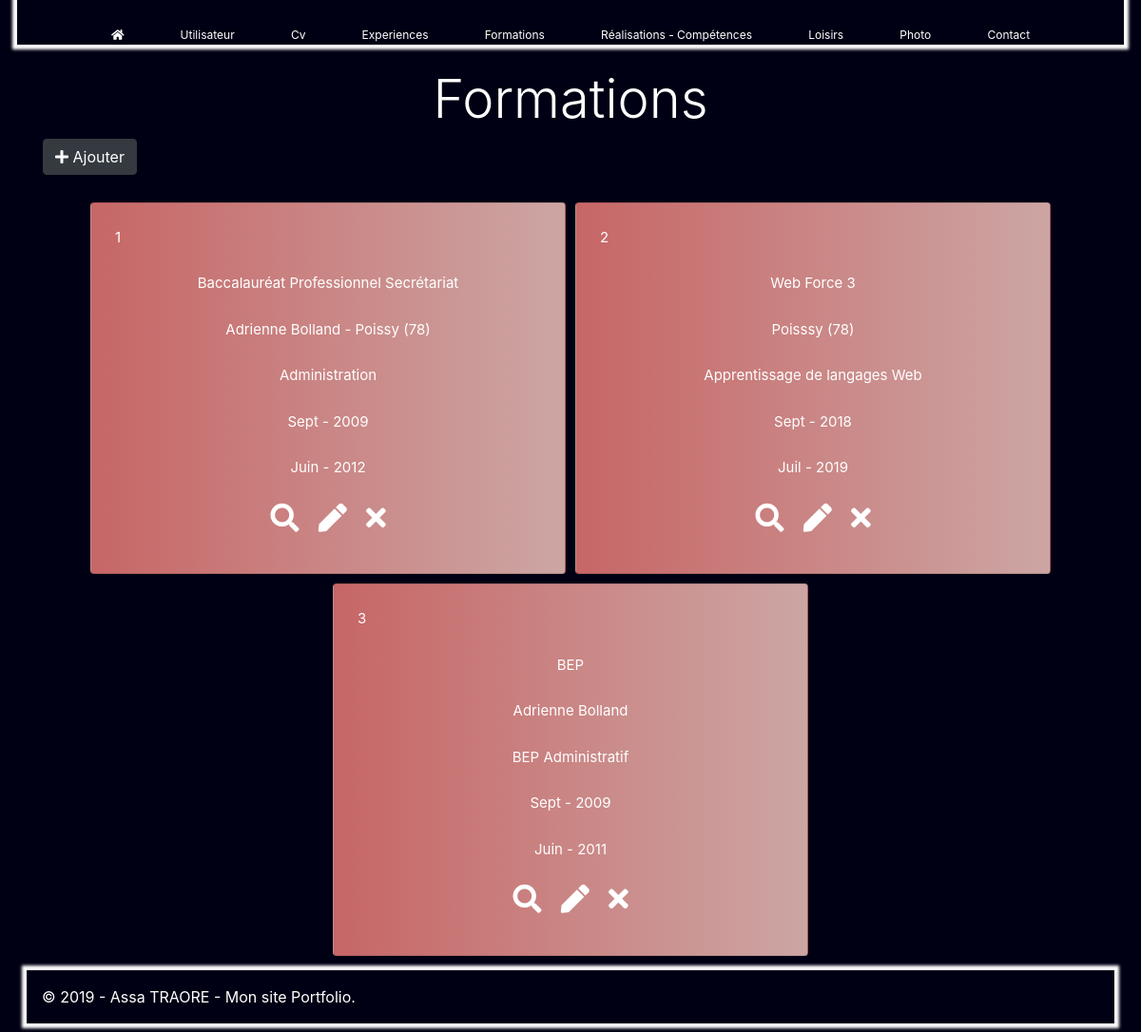
/admin/formations.php, run on an earlier commit of the app's database.
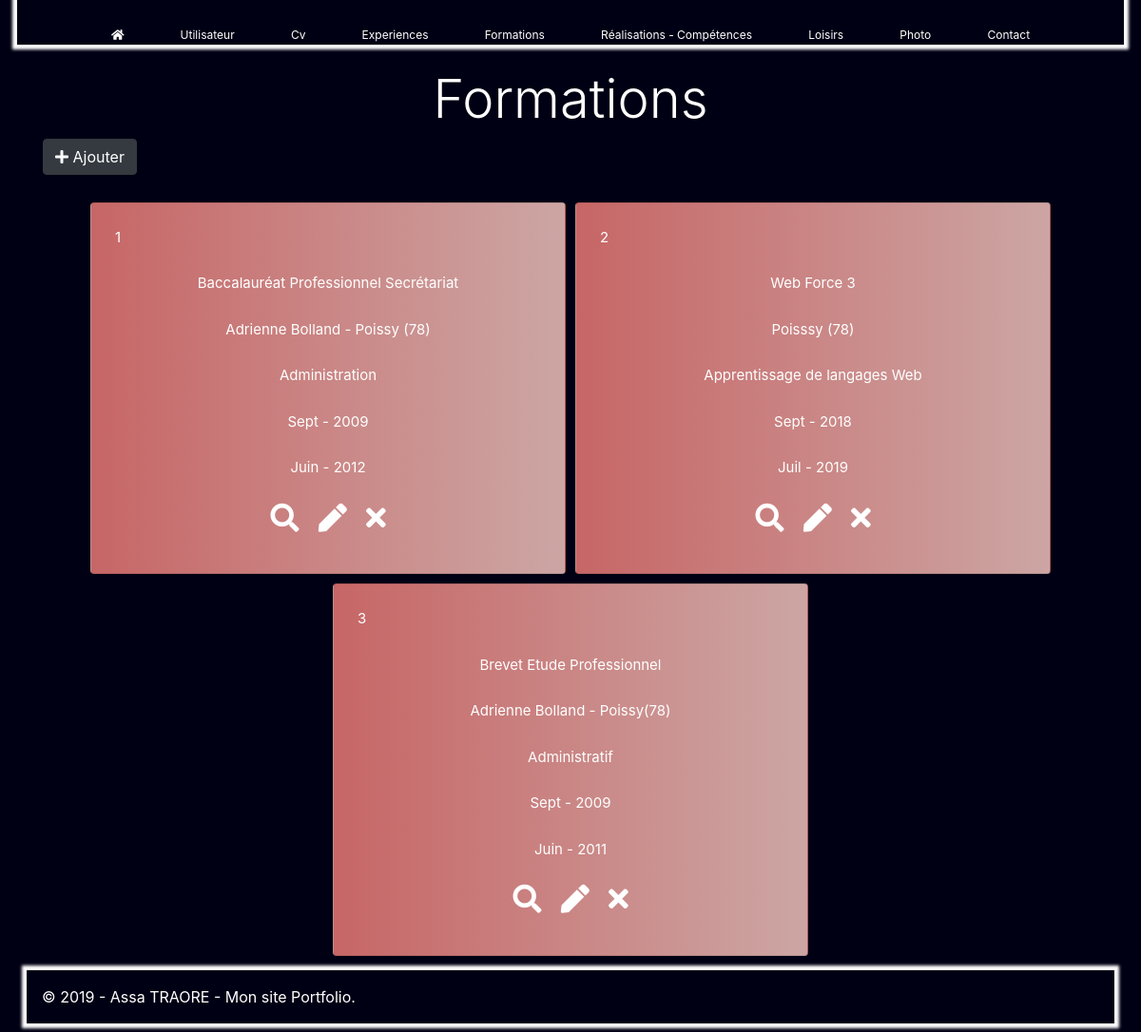
And on a later commit of the database.
### tables this page shows
CREATE TABLE `formations` (
  `id_formations` int(3) NOT NULL,
  `titre` varchar(50) DEFAULT NULL,
  `lieu` varchar(250) DEFAULT NULL,
  `description` text,
  `date_debut` varchar(255) DEFAULT NULL,
  `date_fin` varchar(255) DEFAULT NULL
);

### admin/controller/FormationsController.php (called while the page is built, shortened)
<?php
class FormationsController
{
    private $db;
    public function __construct()
    {
        $this->db = new \model\EntityFormationsRepository;
    }
    public function handlerRequest()
    {
        try
        {
            $op = isset($_GET['op']) ? $_GET['op'] : NULL;
            if ($op == 'add' || $op == 'update') $this->save($op);
            elseif($op == 'select')$this->select();
            elseif($op == 'delete')$this->delete();
            else $this->selectAll();
        }
        catch(Exception $e)
        {
            throw new Exception($e->getMassage());
        }
    }
    public function render($layout, $template, $parameters = array())
    {
        extract($parameters);
        require "view/$template";
        return ob_end_flush();
    }
    public function selectAll()
    {
        $this->render('layout.php', 'donnees.php', array(
            'title'=>'Formations',
            'donnees'=>$this->db->selectAll(),
            'fields' =>$this->db->getFields(),
            'id' => 'id_' . $this->db->table
        ));
     }
}

### admin/formations.php (called while the page is built, shortened)
<?php
$controller = new Controller\FormationsController;
$controller->handlerRequest();

### admin/model/EntityFormationsRepository.php (called while the page is built, shortened)
<?php
class EntityFormationsRepository
{
    private $db;
    public $table;
    public function getDb()
    {
        if (!$this->db)
        {
            try {
                $xml = simplexml_load_file('app/config.xml');
                $this->table = $xml->table3;
                try
                {
                    $this->db = new \PDO("mysql:dbname=". $xml->db . ";host=" . $xml->host, $xml->user, $xml->password, array(\PDO::ATTR_ERRMODE =>\PDO::ERRMODE_EXCEPTION));
                }
                catch (\PDOException $e) {
                    die('Problème de connexion BDD' . $e->getMessage());
                }
            }
            catch (\PDOException $e) {
                die('Problème de fichier XML manquant'. $e->getMessage());
            }
        }
        return $this->db;
    }
    public function selectAll()
    {
        $q = $this->getDb()->query("SELECT * FROM " . $this->table);
        $r = $q->fetchAll(\PDO::FETCH_ASSOC);
        return $r;
    }
}

### admin/view/donnees.php (the view, shortened to what this page needs)
<div>
    <a href="?op=add" class="btn btn-larg btn-dark"><i class="fas fa-plus"></i> Ajouter</a>
    <br>
</div> <br>
<div class="row justify-content-center">
    <?php
    foreach ($donnees as $value) :
        ?>
        <div class="card">
            <div class="card-body">
                <div>
                    <p class="text-left">
                        <?= implode('</p><p>', $value) ?>
                    </p>
                    <p class="text-center">
                        <span class="p-2"> <a href="?op=select&id=<?= $value[$id] ?>"><i class="fas fa-search fa-2x"></i></a></span>
                        <span class="p-2"> <a href="?op=update&id=<?= $value[$id] ?>"><i class="fas fa-pen fa-2x"></i></a></span>
                        <span class="p-2"> <a href="?op=delete&id=<?= $value[$id] ?>"><i class="fas fa-times fa-2x"></i></a></span>
                    </p>
                </div>
            </div>
        </div>
    <?php endforeach; ?>
</div>

What changed in the data, as far as the page shows it:
changed formations (number 3 of 3 on the later page): value "3 BEP Adrienne Bolland BEP Administratif Sept - 2009 Juin - 2011" → "3 Brevet Etude Professionnel Adrienne Bolland - Poissy(78) Administratif Sept - 2009 Juin - 2011"
